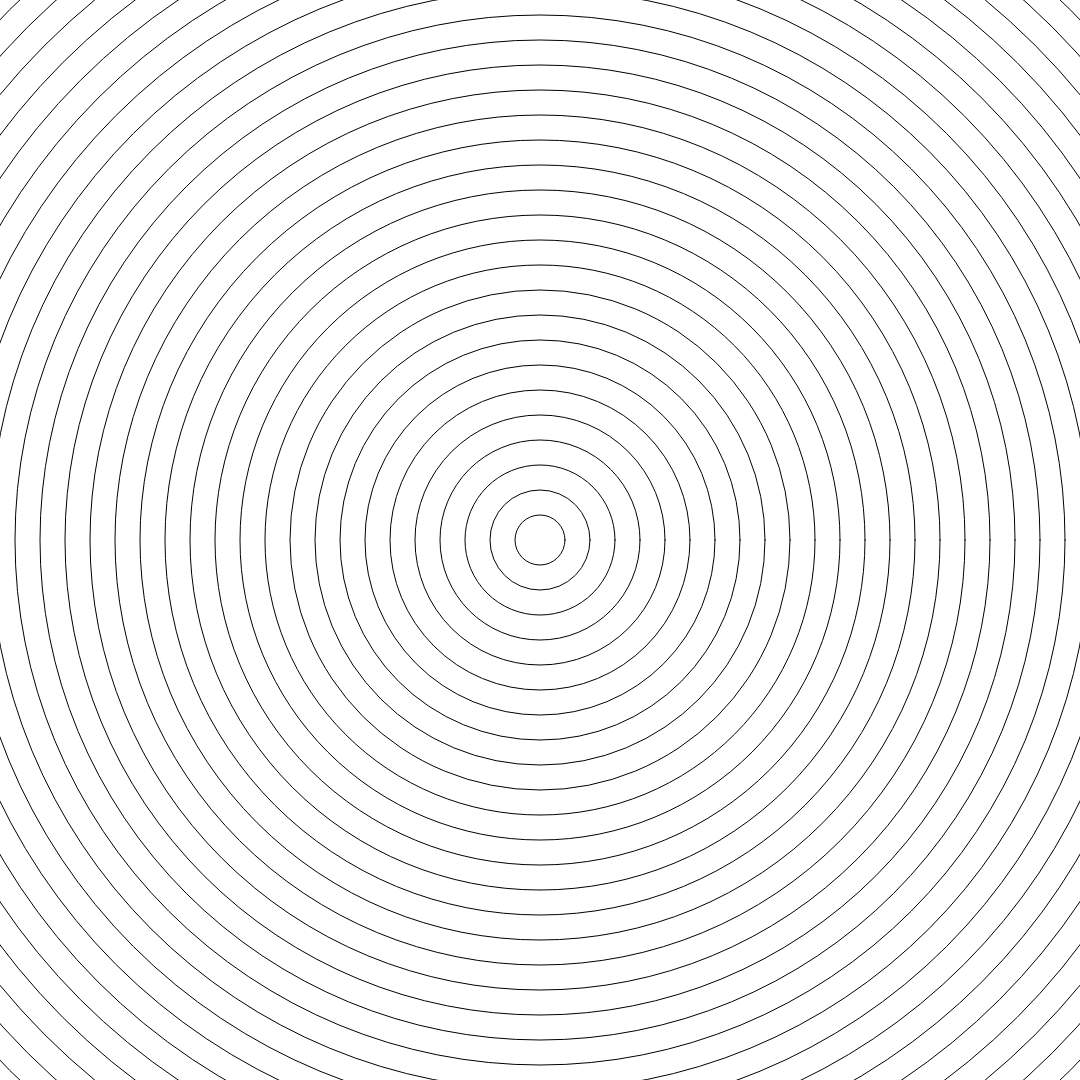
Frame 1 (no input)
Frame 60 (no input): identical to frame 1, image omitted
Frame 120 (the mouse pressed at the canvas centre since frame 60): identical to frame 1, image omitted

The p5.js sketch that drew this single still picture (run headless with seeded random() and noise() and a simulated clock; from frame 60 on, the mouse is pressed at the canvas centre):

// p5.js sketch
// ── sketch.js
// TAKatölye p5.js kod arşivi — 18 Ekim 2026
// Atölye etüdü: Alp Tuğan — Algoritmik Sanat ve Anadolu Türk Motifleri.
// Türkçe açıklamalar eklendi; düzenleme notları README.md içinde.
// Bu dosyayı tek başına sketch.js olarak kullanın.

// Özgün yorumda 12 daire yazsa da kod 32 daire çizer; sayı korunmuştur.
function setup() {
  createCanvas(1080, 1080);
}
function draw() {
  background(210, 222, 230);
  var xpos = width / 2;
  var ypos = height / 2; // Bütün dairelerin merkezi (540,540).
  for (let i = 0; i < 32; i++) {
    // Çap 1600'den başlar, her adımda 50 azalır; son çap 50'dir.
    // Varsayılan beyaz dolgu korunur; küçük daire büyüklerin merkezini örter.
    // Büyük daireler tuval kenarlarında kırpılır.
    circle(xpos, ypos, 1600 - 50 * i);
  }
}
